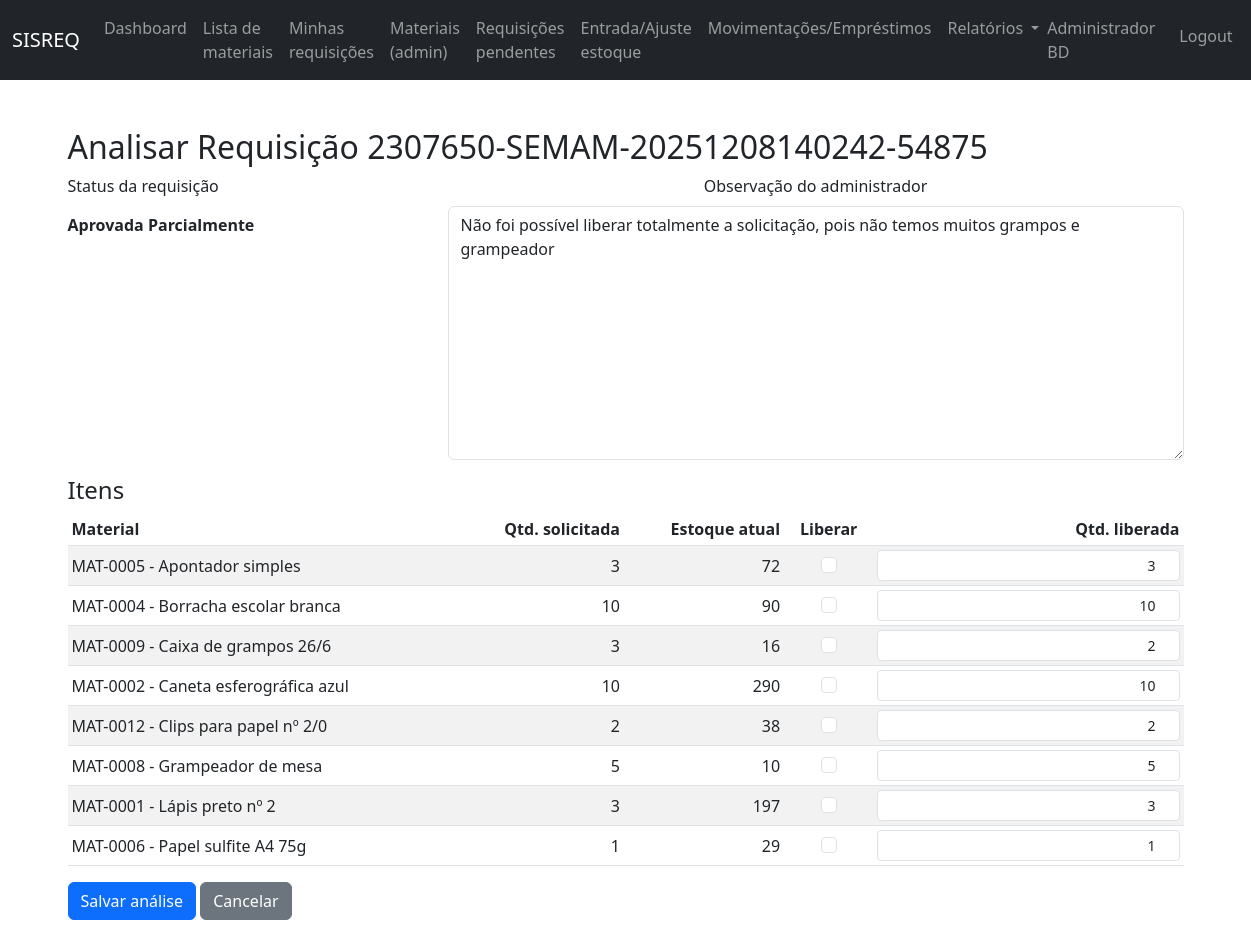
/requisicoes/2/analisar/ (signed in), run on the app's committed database.
### apps/usuarios/models.py (models this page shows, shortened)
class Usuario(AbstractBaseUser, PermissionsMixin):
    email = models.EmailField(unique=True)
    nome_completo = models.CharField(max_length=150)
    matricula = models.CharField(max_length=30, blank=True, null=True)
    prefeitura = models.ForeignKey(
        "cadastros.Prefeitura",
        on_delete=models.PROTECT,
        null=True,
        blank=True,
    )
    secretaria = models.ForeignKey(
        "cadastros.Secretaria",
        on_delete=models.PROTECT,
        null=True,
        blank=True,
    )
    setor = models.ForeignKey(
        "cadastros.Setor",
        on_delete=models.PROTECT,
        null=True,
        blank=True,
    )
    tipo = models.CharField(
        max_length=20,
        choices=TIPO_USUARIO_CHOICES,
        default="FUNCIONARIO",
    )
    ativo = models.BooleanField(default=True)
    is_staff = models.BooleanField(default=False)
    is_superuser = models.BooleanField(default=False)
    date_joined = models.DateTimeField(default=timezone.now)
    USERNAME_FIELD = "email"
    REQUIRED_FIELDS = ["nome_completo"]
    objects = UsuarioManager()
    class Meta:
        verbose_name = "Usuário"
        verbose_name_plural = "Usuários"
    @property
    def is_active(self) -> bool:
        return self.ativo

### apps/estoque/models.py (models this page shows, shortened)
class Requisicao(models.Model):
    prefeitura = models.ForeignKey(
        "cadastros.Prefeitura",
        on_delete=models.PROTECT,
    )
    secretaria = models.ForeignKey(
        "cadastros.Secretaria",
        on_delete=models.PROTECT,
    )
    solicitante = models.ForeignKey(
        "usuarios.Usuario",
        related_name="requisicoes_solicitadas",
        on_delete=models.PROTECT,
    )
    setor = models.ForeignKey(
        "cadastros.Setor",
        on_delete=models.PROTECT,
        null=True,
        blank=True,
    )
    numero_requisicao = models.CharField(
        max_length=80,
        unique=True,
        blank=True,
        null=True,
    )
    status = models.CharField(
        max_length=20,
        choices=STATUS_REQUISICAO_CHOICES,
        default="PENDENTE",
    )
    observacao_solicitante = models.TextField(blank=True)
    observacao_administrador = models.TextField(blank=True)
    aprovado_por = models.ForeignKey(
        "usuarios.Usuario",
        related_name="requisicoes_aprovadas",
        null=True,
        blank=True,
        on_delete=models.PROTECT,
    )
    data_criacao = models.DateTimeField(auto_now_add=True)
    data_aprovacao = models.DateTimeField(null=True, blank=True)
    data_entrega = models.DateTimeField(null=True, blank=True)
    class Meta:
        verbose_name = "Requisição"
        verbose_name_plural = "Requisições"

class ItemRequisicao(models.Model):
    requisicao = models.ForeignKey(
        Requisicao,
        related_name="itens",
        on_delete=models.CASCADE,
    )
    material = models.ForeignKey(
        Material,
        on_delete=models.PROTECT,
    )
    quantidade_solicitada = models.IntegerField()
    quantidade_liberada = models.IntegerField(default=0)
    class Meta:
        verbose_name = "Item de Requisição"
        verbose_name_plural = "Itens de Requisição"

class Material(models.Model):
    prefeitura = models.ForeignKey(
        "cadastros.Prefeitura",
        on_delete=models.PROTECT,
    )
    secretaria = models.ForeignKey(
        "cadastros.Secretaria",
        on_delete=models.PROTECT,
    )
    codigo = models.CharField(max_length=50)
    nome = models.CharField(max_length=150)
    marca = models.CharField(max_length=100, blank=True)
    categoria = models.CharField(max_length=100, blank=True)
    descricao = models.TextField(blank=True)
    unidade = models.CharField(
        max_length=10,
        choices=UNIDADE_MATERIAL_CHOICES,
    )
    quantidade_estoque = models.IntegerField()
    quantidade_minima = models.IntegerField()
    ativo = models.BooleanField(default=True)
    created_at = models.DateTimeField(auto_now_add=True)
    updated_at = models.DateTimeField(auto_now=True)
    class Meta:
        verbose_name = "Material"
        verbose_name_plural = "Materiais"
        unique_together = ("prefeitura", "secretaria", "codigo")
    def __str__(self) -> str:
        return f"{self.codigo} - {self.nome}"

### apps/estoque/views.py (the view)
@login_required
def analisar_requisicao(request, pk):
    if not _require_admin(request.user):
        return HttpResponseForbidden("Apenas administradores podem analisar requisições.")
    prefeitura_id, secretaria_id = _get_unidade_from_session(request)
    requisicao = get_object_or_404(
        Requisicao,
        pk=pk,
        prefeitura_id=prefeitura_id,
        secretaria_id=secretaria_id,
    )
    ItemFormSet = modelformset_factory(
        ItemRequisicao,
        form=ItemRequisicaoAnaliseForm,
        extra=0,
    )
    if request.method == "POST":
        form = AnalisarRequisicaoForm(request.POST, instance=requisicao)
        formset = ItemFormSet(
            request.POST,
            queryset=requisicao.itens.all(),
        )
        if form.is_valid() and formset.is_valid():
            requisicao = form.save(commit=False)
            requisicao.aprovado_por = request.user
            requisicao.data_aprovacao = timezone.now()
            for item_form in formset:
                item = item_form.instance
                if not item_form.cleaned_data:
                    continue
                liberar = item_form.cleaned_data.get("liberar_item")
                if liberar:
                    nova_qtd = item.quantidade_solicitada
                else:
                    nova_qtd = item_form.cleaned_data.get("quantidade_liberada", 0) or 0
                if nova_qtd < 0:
                    nova_qtd = 0
                if nova_qtd > item.quantidade_solicitada:
                    nova_qtd = item.quantidade_solicitada
                item.quantidade_liberada = nova_qtd
                item.save(update_fields=["quantidade_liberada"])
            if requisicao.status != "ENTREGUE":
                itens = requisicao.itens.all()
                if itens.exists():
                    all_zero = True
                    all_full = True
                    for item in itens:
                        if item.quantidade_liberada != 0:
                            all_zero = False
                        if not (
                            item.quantidade_liberada == item.quantidade_solicitada
                            and item.quantidade_solicitada > 0
                        ):
                            all_full = False
                    if all_zero:
                        requisicao.status = "NEGADA"
                    elif all_full:
                        requisicao.status = "APROVADA"
                    else:
                        requisicao.status = "APROVADA_PARCIAL"
            requisicao.save()
            messages.success(request, "Requisição analisada com sucesso.")
            return redirect("estoque:detalhar_requisicao", pk=requisicao.pk)
    else:
        form = AnalisarRequisicaoForm(instance=requisicao)
        formset = ItemFormSet(queryset=requisicao.itens.all())
    return render(
        request,
        "estoque/analisar_requisicao.html",
        {"form": form, "formset": formset, "requisicao": requisicao},
    )

### apps/estoque/forms.py
class AnalisarRequisicaoForm(forms.ModelForm):
    class Meta:
        model = Requisicao
        fields = ["observacao_administrador"]
    def __init__(self, *args, **kwargs):
        super().__init__(*args, **kwargs)
        self.fields["observacao_administrador"].widget.attrs.setdefault(
            "class",
            "form-control",
        )
        self.fields["observacao_administrador"].widget.attrs.setdefault("rows", 3)

### apps/estoque/views.py (called while the page is built, shortened)
def _get_unidade_from_session(request):
    prefeitura_id = request.session.get("prefeitura_id")
    secretaria_id = request.session.get("secretaria_id")
    user = getattr(request, "user", None)
    return prefeitura_id, secretaria_id

def _require_admin(user):
    return user.is_authenticated and user.tipo == "ADMINISTRADOR"

### apps/estoque/templates/estoque/analisar_requisicao.html (shortened to what this page needs)
{% extends "core/base.html" %}
{% block content %}
<div class="container mt-4">
  <h2>Analisar Requisição {{ requisicao.numero_requisicao }}</h2>
  <form method="post">
    <div class="row mb-3">
      <div class="col-md-4">
        <label class="form-label d-block">Status da requisição</label>
        <p class="form-control-plaintext fw-bold">
          {{ requisicao.get_status_display }}
        </p>
      </div>
      <div class="col-md-8">
        <label class="form-label d-block text-center">Observação do administrador</label>
        {{ form.observacao_administrador }}
      </div>
    </div>
    <h4>Itens</h4>
    <table class="table table-striped table-sm mt-2" id="tabela-itens-analise">
      <thead>
        <tr>
          <th>Material</th>
          <th class="text-right">Qtd. solicitada</th>
          <th class="text-right">Estoque atual</th>
          <th class="text-center">Liberar</th>
          <th class="text-right">Qtd. liberada</th>
        </tr>
      </thead>
      <tbody>
        {% for item_form in formset %}
        <tr>
          <td class="align-middle">{{ item_form.instance.material }}</td>
          <td class="text-right align-middle">{{ item_form.instance.quantidade_solicitada }}</td>
          <td class="text-right align-middle">{{ item_form.instance.material.quantidade_estoque }}</td>
          <td class="align-middle text-center">
            <div class="form-check d-inline-flex justify-content-center">
              {{ item_form.liberar_item }}
            </div>
          </td>
          <td class="text-right align-middle">
            {{ item_form.quantidade_liberada }}
          </td>
        </tr>
        {% endfor %}
      </tbody>
    </table>
    <button type="submit" class="btn btn-primary">Salvar análise</button>
    <a href="{% url 'estoque:detalhar_requisicao' requisicao.pk %}" class="btn btn-secondary">Cancelar</a>
  </form>
</div>
{% endblock %}

### apps/templates/core/base.html (shortened to what this page needs)
{% load static %}
<!DOCTYPE html>
<html lang="pt-br">
  <head>
    <link href="https://cdn.jsdelivr.net/npm/bootstrap@5.3.0/dist/css/bootstrap.min.css" rel="stylesheet">
    <link rel="stylesheet" href="{% static 'estoque/css/estoque.css' %}">
  </head>
  <body>
    <nav class="navbar navbar-expand-lg navbar-dark bg-dark">
      <div class="container-fluid">
        <a class="navbar-brand" href="{% url 'estoque:dashboard' %}">SISREQ</a>
        <div class="collapse navbar-collapse" id="navbarNav">
          <ul class="navbar-nav me-auto mb-2 mb-lg-0">
            {% if request.user.is_authenticated %}
            <li class="nav-item">
              <a class="nav-link" href="{% url 'estoque:dashboard' %}">Dashboard</a>
            </li>
            <li class="nav-item">
              <a class="nav-link" href="{% url 'estoque:lista_materiais_publica' %}">Lista de materiais</a>
            </li>
            <li class="nav-item">
              <a class="nav-link" href="{% url 'estoque:listar_requisicoes' %}">Minhas requisições</a>
            </li>
            {% if request.user.tipo == "ADMINISTRADOR" %}
            <li class="nav-item">
              <a class="nav-link" href="{% url 'estoque:listar_materiais' %}">Materiais (admin)</a>
            </li>
            <li class="nav-item">
              <a class="nav-link" href="{% url 'estoque:listar_requisicoes' %}?status=PENDENTE">Requisições pendentes</a>
            </li>
            <li class="nav-item">
              <a class="nav-link" href="{% url 'estoque:novo_movimento_estoque' %}">Entrada/Ajuste estoque</a>
            </li>
            <li class="nav-item">
              <a class="nav-link" href="{% url 'estoque:entrada_compra' %}">Movimentações/Empréstimos</a>
            </li>
            <li class="nav-item dropdown">
              <a class="nav-link dropdown-toggle"
                 href="#"
                 id="navbarRelatorios"
                 role="button"
                 data-bs-toggle="dropdown"
                 aria-expanded="false">
                Relatórios
              </a>
            </li>
            {% endif %}
            {% endif %}
          </ul>
          <ul class="navbar-nav">
            {% if request.user.is_authenticated %}
            <li class="nav-item">
              <span class="navbar-text me-3">
                {{ request.user.nome_completo }}
              </span>
            </li>
            <li class="nav-item">
              <a class="nav-link" href="{% url 'usuarios:logout' %}">Logout</a>
            </li>
            {% else %}
            <li class="nav-item">
              <a class="nav-link" href="{% url 'usuarios:login' %}">Login</a>
            </li>
            {% endif %}
          </ul>
        </div>
      </div>
    </nav>
    <main class="py-4">
      {% block content %}{% endblock %}
    </main>
  </body>
</html>

### static/estoque/css/estoque.css (style rules this page uses)
.text-right { text-align:right; }

### data on the page
Usuario: user.nome_completo "Administrador BD"
Requisicao: numero_requisicao "2307650-SEMAM-20251208140242-54875", status "Aprovada Parcialmente", observacao_administrador "Não foi possível liberar totalmente a solicitação, pois não temos muitos grampos e grampeador"
ItemRequisicao: instance.material "MAT-0005 - Apontador simples", instance.quantidade_solicitada "3", instance.material.quantidade_estoque "72"
ItemRequisicao: instance.material "MAT-0004 - Borracha escolar branca", instance.quantidade_solicitada "10", instance.material.quantidade_estoque "90"
ItemRequisicao: instance.material "MAT-0009 - Caixa de grampos 26/6", instance.quantidade_solicitada "3", instance.material.quantidade_estoque "16"
ItemRequisicao: instance.material "MAT-0002 - Caneta esferográfica azul", instance.quantidade_solicitada "10", instance.material.quantidade_estoque "290"
ItemRequisicao: instance.material "MAT-0012 - Clips para papel nº 2/0", instance.quantidade_solicitada "2", instance.material.quantidade_estoque "38"
ItemRequisicao: instance.material "MAT-0008 - Grampeador de mesa", instance.quantidade_solicitada "5", instance.material.quantidade_estoque "10"
ItemRequisicao: instance.material "MAT-0001 - Lápis preto nº 2", instance.quantidade_solicitada "3", instance.material.quantidade_estoque "197"
ItemRequisicao: instance.material "MAT-0006 - Papel sulfite A4 75g", instance.quantidade_solicitada "1", instance.material.quantidade_estoque "29"
